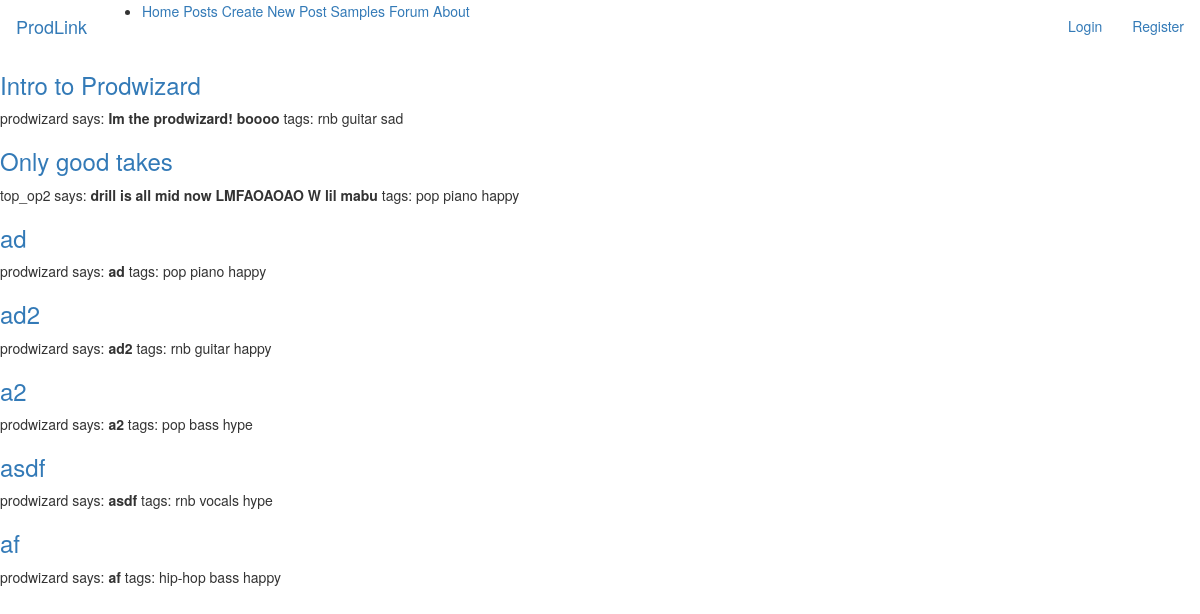
Page /posts on the earlier database version.
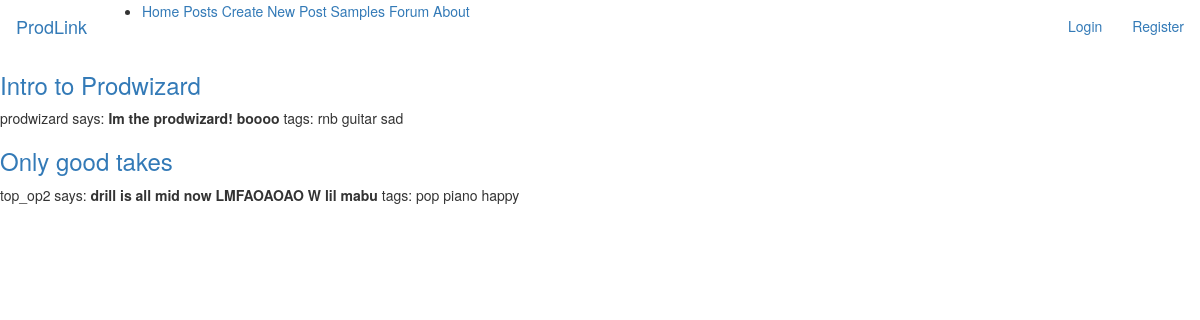
Same page on the later database version.
### app/models.py (models this page shows, shortened)
class Post(db.Model):
    id = db.Column(db.Integer, primary_key=True)
    title = db.Column(db.String(140))
    body = db.Column(db.String(140))
    timestamp = db.Column(db.DateTime, index=True, default=datetime.utcnow)
    audio_file = db.Column(db.String(255))
    user_id = db.Column(db.Integer, db.ForeignKey('user.id'))
    tags = db.relationship("Tag", secondary=tag_post_association, back_populates="posts")
    comments = db.relationship("Comment", secondary=comment_post_association, back_populates="posts")

class User(UserMixin, db.Model):
    id = db.Column(db.Integer, primary_key=True)
    username = db.Column(db.String(64), index=True, unique=True)
    email = db.Column(db.String(120), index=True, unique=True)
    password_hash = db.Column(db.String(128))
    posts = db.relationship('Post', backref='author', lazy='dynamic')

class Tag(db.Model):
    id = db.Column(db.Integer, primary_key=True)
    name = db.Column(db.String(64), index=True, unique=True)
    posts = db.relationship("Post", secondary=tag_post_association, back_populates="tags")
    tag_type = db.Column(db.String(64), index=True)
    collaborations = db.relationship("Collaboration", secondary=tag_collab_association, back_populates="tags")

### app/routes.py (the view)
@app.route('/posts')
def posts():
    posts = Post.query.all()
    return render_template('posts.html', posts=posts)

### app/templates/posts.html
{% extends "base.html" %}
{% block content %}
    {% for post in posts %}
    <h3><a href="{{ url_for('post', post_id=post.id) }}">{{ post.title }}</a></h3>
    <p>
    {{ post.author.username }} says: <b>{{ post.body }}</b>
        tags:
        {% for tag in post.tags %}
        {{ tag.name }}
        {% endfor %}
    </p>
    {% endfor %}
{% endblock %}

### app/templates/base.html (shortened to what this page needs)
{% extends 'bootstrap/base.html' %}
{% block navbar %}
    <nav class="navbar navbar-expand-lg navbar-light bg-light">
        <a class="navbar-brand" href="/">ProdLink</a>
        <div class="collapse navbar-collapse">
            <ul class="navbar-nav mr-auto">
              <li class="nav-item">
                  <a class="nav-link" href="/index"> Home <span class="sr-only">(current)</span></a>
                  <a class="nav-link" href="/posts"> Posts </a>
                  <a class="nav-link" href="/newpost"> Create New Post </a>
                  <a class="nav-link" href="/samplesforum"> Samples Forum </a>
                  <a class="nav-link" href="/about"> About </a>
              </li>
            </ul>
            <ul class="nav navbar-nav navbar-right">
                    {% if current_user.is_anonymous %}
                    <li><a href="{{ url_for('login') }}">Login</a></li>
                    <li><a href="{{ url_for('register') }}">Register</a></li>
                    {% else %}
                    <li><a href="{{ url_for('user', username=current_user.username) }}">Profile </a></li>
                    <li><a href="{{ url_for('logout') }}"> Logout</a></li>
                    {% endif %}
            </ul>
        </div>
    </nav>
{% endblock %}

Differences in the rows shown:
removed Post: title "ad", author.username "prodwizard", body "ad", Tag (name "pop"), Tag (name "piano"), Tag (name "happy")
removed Post: title "ad2", author.username "prodwizard", body "ad2", Tag (name "rnb"), Tag (name "guitar"), Tag (name "happy")
removed Post: title "a2", author.username "prodwizard", body "a2", Tag (name "pop")
no longer on this page (row unchanged): Tag: name "bass"
no longer on this page (row unchanged): Tag: name "hype"
removed Post: title "asdf", author.username "prodwizard", body "asdf", Tag (name "rnb")
no longer on this page (row unchanged): Tag: name "vocals", shown under "asdf"
removed Post: title "af", author.username "prodwizard", body "af", Tag (name "happy")
no longer on this page (row unchanged): Tag: name "hip-hop", shown under "af"
